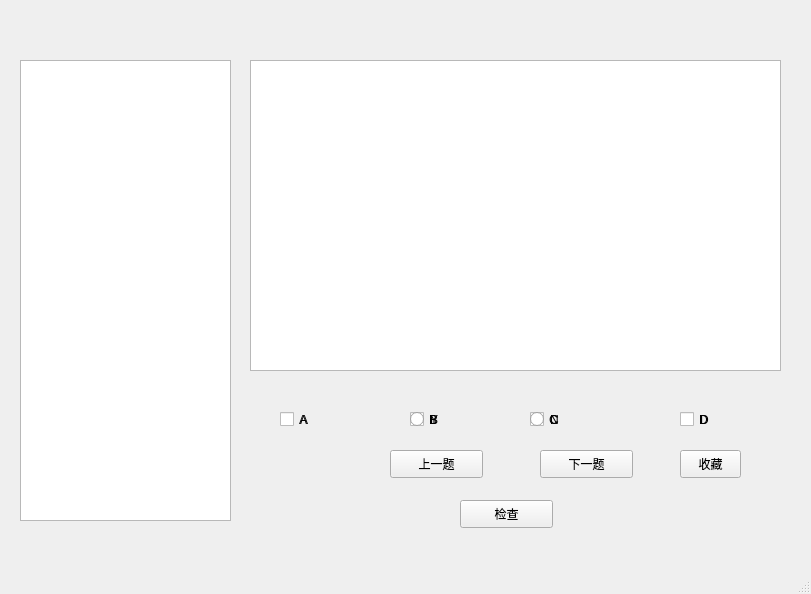
<?xml version="1.0" encoding="UTF-8"?>
<ui version="4.0">
 <class>ExerciseWindow</class>
 <widget class="QMainWindow" name="ExerciseWindow">
  <property name="geometry">
   <rect>
    <x>0</x>
    <y>0</y>
    <width>811</width>
    <height>594</height>
   </rect>
  </property>
  <property name="windowTitle">
   <string>练习系统</string>
  </property>
  <widget class="QWidget" name="centralwidget">
   <widget class="QTextEdit" name="textEdit">
    <property name="geometry">
     <rect>
      <x>250</x>
      <y>60</y>
      <width>531</width>
      <height>311</height>
     </rect>
    </property>
   </widget>
   <widget class="QRadioButton" name="radioButton">
    <property name="geometry">
     <rect>
      <x>280</x>
      <y>410</y>
      <width>115</width>
      <height>19</height>
     </rect>
    </property>
    <property name="text">
     <string>A</string>
    </property>
   </widget>
   <widget class="QRadioButton" name="radioButton_2">
    <property name="geometry">
     <rect>
      <x>410</x>
      <y>410</y>
      <width>115</width>
      <height>19</height>
     </rect>
    </property>
    <property name="text">
     <string>B</string>
    </property>
   </widget>
   <widget class="QRadioButton" name="radioButton_3">
    <property name="geometry">
     <rect>
      <x>530</x>
      <y>410</y>
      <width>115</width>
      <height>19</height>
     </rect>
    </property>
    <property name="text">
     <string>C</string>
    </property>
   </widget>
   <widget class="QRadioButton" name="radioButton_4">
    <property name="geometry">
     <rect>
      <x>680</x>
      <y>410</y>
      <width>115</width>
      <height>19</height>
     </rect>
    </property>
    <property name="text">
     <string>D</string>
    </property>
   </widget>
   <widget class="QPushButton" name="pushButton">
    <property name="geometry">
     <rect>
      <x>390</x>
      <y>450</y>
      <width>93</width>
      <height>28</height>
     </rect>
    </property>
    <property name="text">
     <string>上一题</string>
    </property>
    <property name="checkable">
     <bool>false</bool>
    </property>
   </widget>
   <widget class="QPushButton" name="pushButton_2">
    <property name="geometry">
     <rect>
      <x>540</x>
      <y>450</y>
      <width>93</width>
      <height>28</height>
     </rect>
    </property>
    <property name="text">
     <string>下一题</string>
    </property>
    <property name="checkable">
     <bool>false</bool>
    </property>
   </widget>
   <widget class="QPushButton" name="pushButton_3">
    <property name="geometry">
     <rect>
      <x>460</x>
      <y>500</y>
      <width>93</width>
      <height>28</height>
     </rect>
    </property>
    <property name="text">
     <string>检查</string>
    </property>
    <property name="checkable">
     <bool>false</bool>
    </property>
   </widget>
   <widget class="QCheckBox" name="checkBox">
    <property name="geometry">
     <rect>
      <x>280</x>
      <y>410</y>
      <width>91</width>
      <height>19</height>
     </rect>
    </property>
    <property name="text">
     <string>A</string>
    </property>
   </widget>
   <widget class="QCheckBox" name="checkBox_2">
    <property name="geometry">
     <rect>
      <x>410</x>
      <y>410</y>
      <width>91</width>
      <height>19</height>
     </rect>
    </property>
    <property name="text">
     <string>B</string>
    </property>
   </widget>
   <widget class="QCheckBox" name="checkBox_3">
    <property name="geometry">
     <rect>
      <x>530</x>
      <y>410</y>
      <width>91</width>
      <height>19</height>
     </rect>
    </property>
    <property name="text">
     <string>C</string>
    </property>
   </widget>
   <widget class="QCheckBox" name="checkBox_4">
    <property name="geometry">
     <rect>
      <x>680</x>
      <y>410</y>
      <width>91</width>
      <height>19</height>
     </rect>
    </property>
    <property name="text">
     <string>D</string>
    </property>
   </widget>
   <widget class="QRadioButton" name="radioButton_5">
    <property name="geometry">
     <rect>
      <x>410</x>
      <y>410</y>
      <width>115</width>
      <height>19</height>
     </rect>
    </property>
    <property name="text">
     <string>Y</string>
    </property>
   </widget>
   <widget class="QRadioButton" name="radioButton_6">
    <property name="geometry">
     <rect>
      <x>530</x>
      <y>410</y>
      <width>115</width>
      <height>19</height>
     </rect>
    </property>
    <property name="text">
     <string>N</string>
    </property>
   </widget>
   <widget class="QRadioButton" name="radioButton_7">
    <property name="geometry">
     <rect>
      <x>570</x>
      <y>580</y>
      <width>115</width>
      <height>19</height>
     </rect>
    </property>
    <property name="text">
     <string>RadioButton</string>
    </property>
   </widget>
   <widget class="QLabel" name="label">
    <property name="geometry">
     <rect>
      <x>460</x>
      <y>10</y>
      <width>141</width>
      <height>41</height>
     </rect>
    </property>
    <property name="font">
     <font>
      <family>黑体</family>
      <pointsize>18</pointsize>
     </font>
    </property>
    <property name="text">
     <string/>
    </property>
   </widget>
   <widget class="QListWidget" name="listWidget">
    <property name="geometry">
     <rect>
      <x>20</x>
      <y>60</y>
      <width>211</width>
      <height>461</height>
     </rect>
    </property>
   </widget>
   <widget class="QPushButton" name="pushButton_4">
    <property name="geometry">
     <rect>
      <x>680</x>
      <y>450</y>
      <width>61</width>
      <height>28</height>
     </rect>
    </property>
    <property name="text">
     <string>收藏</string>
    </property>
   </widget>
  </widget>
  <widget class="QMenuBar" name="menubar">
   <property name="geometry">
    <rect>
     <x>0</x>
     <y>0</y>
     <width>811</width>
     <height>26</height>
    </rect>
   </property>
  </widget>
  <widget class="QStatusBar" name="statusbar"/>
 </widget>
 <resources/>
 <connections/>
</ui>
